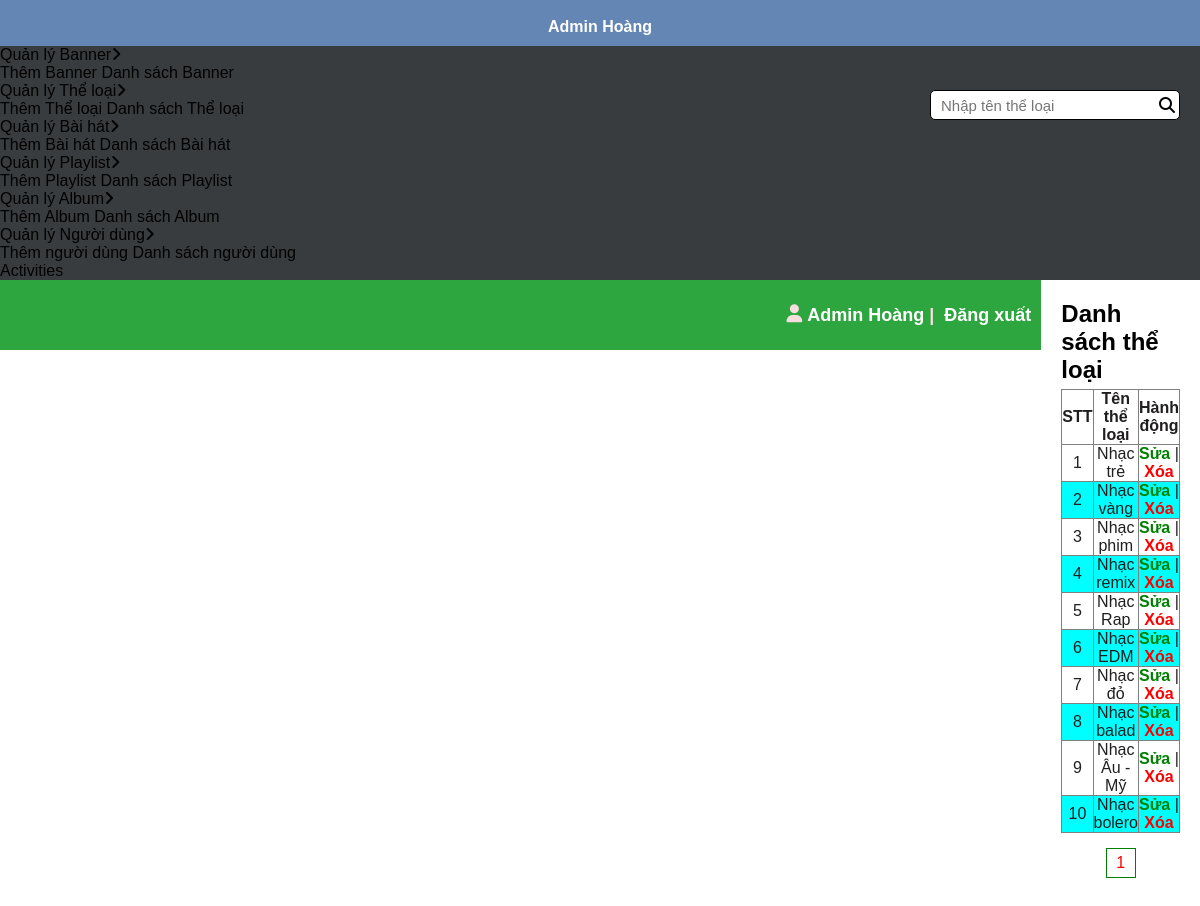
The app's page /admin/cateShow.php (signed in) with its own data.
### tables this page shows
CREATE TABLE `tbl_category` (
  `category_id` int(11) NOT NULL,
  `category_name` varchar(255) NOT NULL,
  `slug` varchar(255) NOT NULL
);

### lib/database.php (called while the page is built, shortened)
<?php
class Database
{
    public $host = DB_HOST;
    public $user = DB_USER;
    public $pass = DB_PASS;
    public $dbname = DB_NAME;
    public $conn;
    private function connectDB()
    {
        $this->conn = new mysqli(
            $this->host,
            $this->user,
            $this->pass,
            $this->dbname
        );
    }
    public function select($query)
    {
        $result = $this->conn->query($query) or
            die($this->conn->error . __LINE__);
        if ($result->num_rows > 0) {
            return $result;
        } else {
            return false;
        }
    }
}
?>

### class/cateClass.php (called while the page is built, shortened)
<?php
include(__DIR__ . "/../lib/database.php");
?>
<?php
class Category
{
    private $db;
    public function __construct()
    {
        $this->db = new Database();
    }
    public function show_category()
    {
        $limit = 10;
        $queryALl = 'SELECT * FROM tbl_category';
        $resultAll = $this->db->select($queryALl);
        $totalpage = ceil($resultAll->num_rows / $limit);
        $page = isset($_GET['page']) ? $_GET['page'] : 1;
        $from = ($page - 1) * $limit;
        $query = "SELECT * FROM tbl_category
                LIMIT $from, $limit";
        $result = $this->db->select($query);
        return ['result' => $result, 'totalpage' => $totalpage, 'page' => $page];
    }
}
?>

### admin/cateShow.php (the view, shortened to what this page needs)
<?php
include('../class/cateClass.php');
$category = new Category();
$data = $category->show_category();
$show_category = $data['result'];
$totalpage = $data['totalpage'];
$page = $data['page'];
include("include/sidebar.php");
include("include/header.php");
?>
<head>
    <link rel="stylesheet" href="./css/category.css">
</head>
<body>
    <div class="main-content">
        <div class="search">
            <div class="search-ctn">
                <input type="text" id="searchCategory" placeholder="Nhập tên thể loại">
                <i class="fa-solid fa-magnifying-glass"></i>
            </div>
        </div>
        <h2 class="title" style="color:black">Danh sách thể loại</h2>
        <table border="1">
            <thead>
                <tr>
                    <th>STT</th>
                    <th>Tên thể loại</th>
                    <th>Hành động</th>
                </tr>
            </thead>
            <tbody id="categoryTableBody">
                <?php
                if ($show_category) {
                    $i = 0;
                    while ($result = $show_category->fetch_assoc()) {
                        $i++;
                        ?>
                        <tr>
                            <td><?php echo $i ?></td>
                            <td><?php echo $result['category_name'] ?></td>
                            <td class="action">
                                <a href="cateEdit.php?category_id=<?php echo $result['category_id'] ?>">Sửa</a>
                                <span> | </span>
                                <a onclick="return confirm('Bạn muốn xóa tên thể loại này?')"
                                    href="cateDel.php?category_id=<?php echo $result['category_id'] ?>">Xóa</a>
                            </td>
                        </tr>
                        <?php
                    }
                }
                ?>
            </tbody>
        </table>
        <div class="pages">
            <?php
            for ($i = max(1, $page - 1); $i <= min($totalpage, $page + 1); $i++) {
                echo '<div class="number ' . ($page == $i ? 'active' : '') . '">';
                echo '<a href="cateShow.php?page=' . $i . '">' . $i . '</a>';
                echo '</div>';
            }
            ?>
        </div>
    </div>
</body>
</html>
<?php
include("include/footer.php");
?>

### admin/css/main.css (style rules this page uses)
* { margin: 0; padding: 0; box-sizing: border-box; font-family: "Poppins", sans-serif; }
body { min-height: 100vh; background: white; color: rgb(247, 221, 221); background-size: cover; background-position: center 0; }
.main-content { margin-top: 10px; flex: 1; }

### admin/css/category.css (style rules this page uses)
table { width: 95%; border-collapse: collapse; text-align: center; color: rgb(32, 30, 30); margin-top: 5px; }
thead tr { height: 30px; }
tbody tr:nth-child(even) { background-color: aqua; }
.action { width: 130px; }
td a { color: green; font-weight: 600; text-decoration: none; }
td a:last-child { color: red; }
.search { position: absolute; top: 110px; right: 47px; width: 250px; }
.search .search-ctn { position: relative; }
.search .search-ctn input { height: 30px; outline: none; border: 1px solid black; padding-left: 10px; border-radius: 5px; font-size: 15px; width: 100%; }
.search .search-ctn i { position: absolute; top: 50%; right: 5px; transform: translateY(-50%); color: black; }

### admin/include/sidebar.php (style rules this page uses)
.main-content { margin: 20px !important; }
.search { top: 90px !important; right: 20px !important; }
table { width: 100% !important; }

### admin/cateShow.php (style rules this page uses)
.pages { display: flex; margin-top: 15px; justify-content: center; }
.pages div { width: 30px; height: 30px; border: 1px solid green; color: black; align-content: center; text-align: center; }
a { text-decoration: none; color: black; }
.active a { color: red; }
.main-content { margin: 15px; }

### records on screen
tbl_category: category_name "Nhạc trẻ"
tbl_category: category_name "Nhạc vàng"
tbl_category: category_name "Nhạc phim"
tbl_category: category_name "Nhạc remix"
tbl_category: category_name "Nhạc Rap"
tbl_category: category_name "Nhạc EDM"
tbl_category: category_name "Nhạc đỏ"
tbl_category: category_name "Nhạc balad"
tbl_category: category_name "Nhạc Âu - Mỹ"
tbl_category: category_name "Nhạc bolero"

### other values on screen
$fullName "Admin Hoàng"
